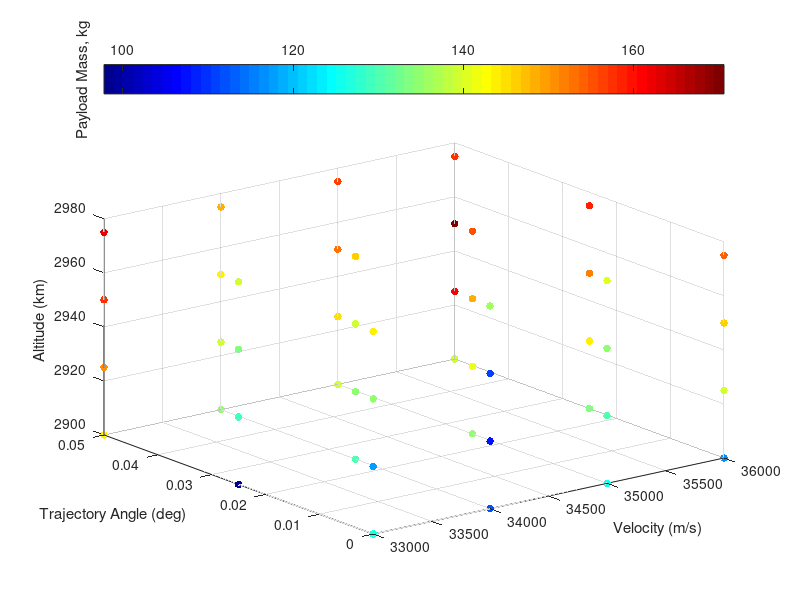
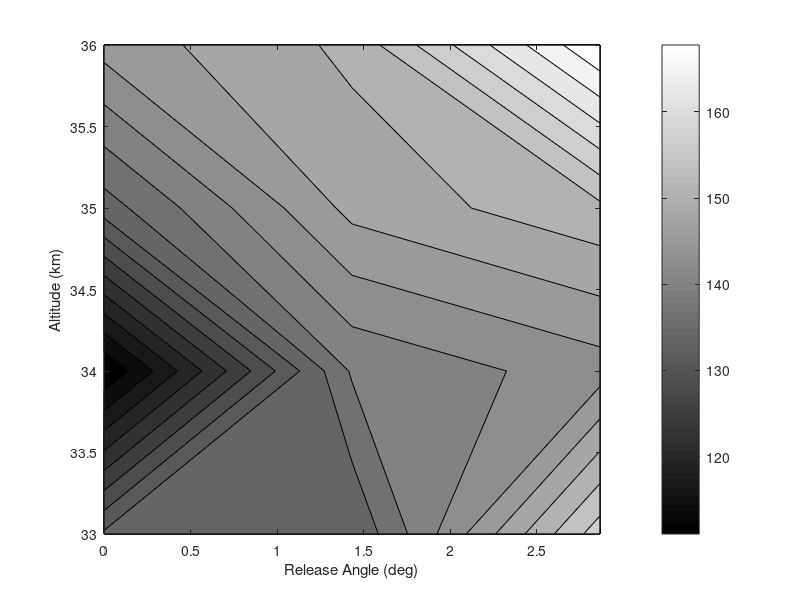

Write the MATLAB code that produced these figures, in order. (Note: this script raises an error after producing the figures.)
% visualising third stage cost results
% clear all
ThirdStageData = sortrows(dlmread('thirdstageforvis.dat'));
Atmosphere = dlmread('atmosphere.txt');
% map = [0, 0, 0
%     0, 0, 0
%     .0, 0, 0
%     .2, 0, 0
%     .6, 0, 0.0
%     1.0, 0, 0];
% colormap(map)




colormap jet
scatter3(ThirdStageData(:,3),ThirdStageData(:,4),ThirdStageData(:,5),30,ThirdStageData(:,6), 'filled')

ylabel('Trajectory Angle (deg)')
xlabel('Velocity (m/s)')
zlabel('Altitude (km)')
c=colorbar('northoutside');
ylabel(c,'Payload Mass, kg')



% [Alt,Angle,Vel,Payload] = thirdstagemanipulation('thirdstage.dat');
% 
% [meshAlt,meshAngle,meshVel] = meshgrid(Alt,Angle,Vel);
% 
% for i = 1:length(Alt)
%     for j = 1:length(Angle)
%         for k = 1: length(Vel)
%             meshPayload(j,i,k) = interp3(meshAlt,meshAngle,meshVel,Payload,Alt(i),Angle(j),Vel(k));
% 
%         end
%     end
% end

[meshAlt,meshAngle,meshVel] = meshgrid(unique(ThirdStageData(:,3)),unique(ThirdStageData(:,4)),unique(ThirdStageData(:,5)));
meshPayload = permute(reshape(ThirdStageData(:,6),[length(unique(ThirdStageData(:,5))),length(unique(ThirdStageData(:,4))),length(unique(ThirdStageData(:,3)))]),[2 3 1]);

% 
% figure(2)
% ax1 = subplot(2,2,1);
% colormap(gray)
% C = contourf(meshAngle(:,:,1),meshAlt(:,:,1)/1000,meshPayload(:,:,1),13)
% 
% xlabel('Trajectory Angle (deg)')
% ylabel('Altitude (km)')
% title('2800 m/s')
% 
% 
% ax2 = subplot(2,2,2);
% colormap(gray)
% C = contourf(meshAngle(:,:,3),meshAlt(:,:,3)/1000,meshPayload(:,:,3),13)
% 
% xlabel('Trajectory Angle (deg)')
% ylabel('Altitude (km)')
% 
% title('2850 m/s')
% 
% ax3 = subplot(2,2,3);
% colormap(gray)
% C = contourf(meshAngle(:,:,5),meshAlt(:,:,5)/1000,meshPayload(:,:,5),13)
% 
% xlabel('Trajectory Angle (deg)')
% ylabel('Altitude (km)')
% 
% title('2900 m/s')
% 



% ax4 = subplot(2,2,4);
% colormap(gray)
% C = contourf(meshAngle(:,:,6),meshAlt(:,:,6)/1000,meshPayload3,13)
% c=colorbar('southoutside')
% c.LimitsMode = 'manual'
% c.Limits = [200 320]
% xlabel('Trajectory Angle (deg)')
% ylabel('Altitude (km)')
% ylabel(c,'Payload Mass, kg')
% 
% set([ax1 ax2 ax3 ax4],'clim',[200 320]);


 figure(200)

colormap(gray)
C = contourf(rad2deg(meshAngle(:,:,2)),meshAlt(:,:,2)/1000,meshPayload(:,:,3),20)
% C = contourf(rad2deg(meshAngle),meshAlt/1000,meshPayload,13)

xlabel('Release Angle (deg)')
ylabel('Altitude (km)')
% title('2750 m/s')
% ylim([30 40])
c = colorbar;
c.Label.String = 'Payload (kg)';

% slice(threeDMAT,[1,3,5],[],[])
% colormap hsv


% contourslice(threeDMAT,[1,3,6],[],[],10)



% getting maximum values
[max1,ind1] = max(threeDMAT,[],3);

[max2,ind2] = max(max1,[],2);

ind  = [ind1(ind2),ind2] % this really doesnt tell me much, as it wants very high altitude all the time





% plotting density


figure(4)
plot(Atmosphere(:,1)/1000,  Atmosphere(:,4)),'Color','k','LineWidth',0.8;
xlim([20,40])

xlabel('Altitude (km)')
ylabel('Density (kg/m^3)')


figure(5)

[meshAngle2,meshVel2,meshAlt2] = meshgrid(Angle,Vel,Alt);

colormap(gray)

colormap(flipud(colormap))
hx = slice(meshAngle2,meshVel2,meshAlt2./1000,threeDMAT,[],[2600:100:3000],[])

% [Xq,Yq,Zq] = meshgrid([0:.5:5],[2600:100:3000],[20000:500:40000]);
% threeDMATint = interp3(meshAngle2,meshVel2,meshAlt2,threeDMAT,Xq,Yq,Zq);
% hx = slice(Xq,Yq,Zq/1000,threeDMATint,[],[2600:100:3000],[]);

caxis([220 340]) 
c=colorbar('northoutside')
c.LimitsMode = 'manual'
c.Limits = [180 320]

set(hx, 'EdgeColor', 'none');

% set(hx, 'FaceColor', 'interp'); % use this to smooth
set(hx, 'FaceColor', 'flat');

xlabel('Trajectory Angle (deg)','FontSize',17)
ylabel('Velocity (m/s)','FontSize',17)
zlabel('Altitude (km)','FontSize',17)
ylabel(c,'Payload Mass, kg','FontSize',17)
